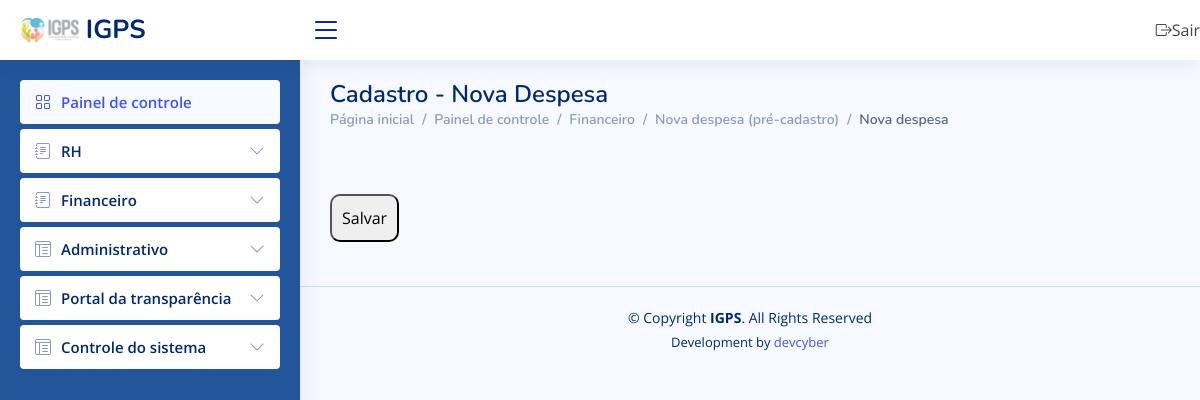
Page /ver_despesa/16/ (signed in) on the earlier database version.
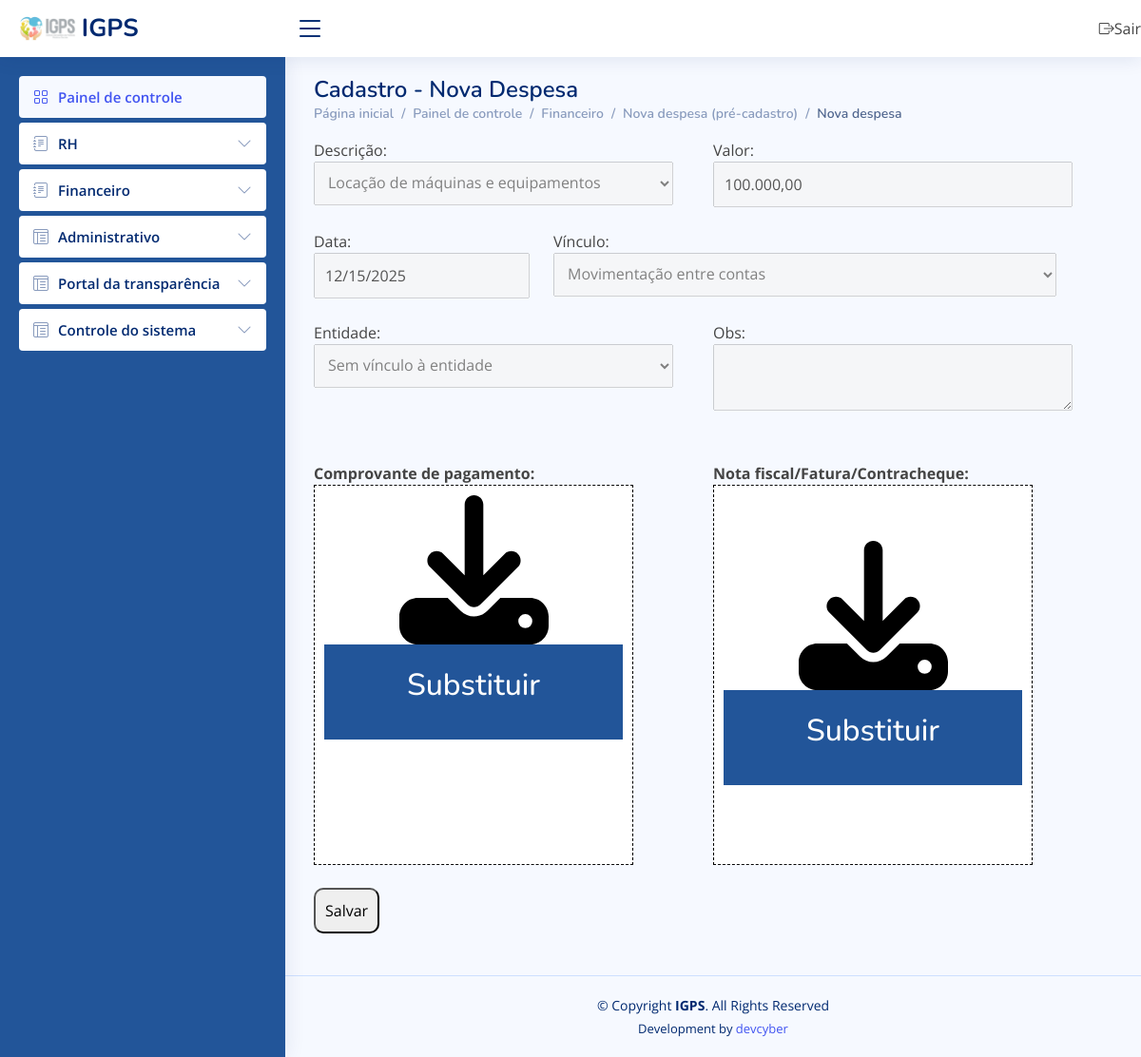
Same page on the later database version.
### corpo/models.py (models this page shows)
class ContasPagar(models.Model):
    valor = models.CharField(max_length=200)
    vinculo = models.CharField(max_length=200)#Colaborador, Fornecedor, Movimentacao entre contas
    nome_vinculo = models.CharField(max_length=200, null=True)
    data = models.CharField(max_length=200)
    usuario_cadastro = models.CharField(max_length=200, null=True)
    obs = models.CharField(max_length=5000, null=True)
    descricao = models.CharField(max_length=200)
    status = models.CharField(max_length=200)
    long = models.CharField(max_length=200)
    lat = models.CharField(max_length=200)
    entidade = models.CharField(max_length=200)
    centrodecusto = models.CharField(max_length=200, null=True)
    contrato = models.CharField(max_length=200, null=True)
    fonte = models.CharField(max_length=200, null=True)
    conta_bancaria = models.CharField(max_length=200, null=True)
    autorizacao = models.CharField(max_length=200, null=True)
    comprovante_pagamento = models.FileField(null=True)
    nota_fatura = models.FileField(null=True)#Nota fiscal, Fatura, Contracheque

### corpo/views.py (the view)
# urls.py: url(r'ver_despesa/(?P<cod>[0-9]+)/', views.ver_despesa, name="ver_despesa"),
@login_required
def ver_despesa(request, cod):
    msg = ''
    if request.method == 'POST':
        comprovante_pagamento = request.FILES['comprovante_pagamento']
        nota_fatura = request.FILES['nota_fatura']
        if comprovante_pagamento != None and comprovante_pagamento != '':
            for c in ContasPagar.objects.filter(id=cod):
                c.comprovante_pagamento = comprovante_pagamento
                c.save()
        if nota_fatura != None and nota_fatura != '':
            for c in ContasPagar.objects.filter(id=cod):
                c.nota_fatura = nota_fatura
                c.save()
        msg = 'Salvo!'
        localizar_ip = LocationService()
        resultado = localizar_ip.get_location(str(request.META.get('REMOTE_ADDR')))
        Logs(usuario=request.user.username, data_hora=datetime.now(), dados_post=request.POST.items(), dados_pc_acesso=request.META.get('HTTP_USER_AGENT', ''), ip=request.META.get('REMOTE_ADDR'), tipo_acesso=request.method, pagina=request.path, endereco=resultado).save()
    else:
        localizar_ip = LocationService()
        resultado = localizar_ip.get_location(str(request.META.get('REMOTE_ADDR')))
        Logs(usuario=request.user, data_hora=datetime.now(), dados_post='', dados_pc_acesso=request.META.get('HTTP_USER_AGENT', ''), ip=request.META.get('REMOTE_ADDR'), tipo_acesso=request.method, pagina=request.path, endereco=resultado).save()
    return render(request, 'ver_despesa.html', {'permissao': request.user.last_name,
    'cadastro': ContasPagar.objects.filter(id=cod), 'msg': msg})

### corpo/ip_to_endereco.py (called while the page is built)
    def get_location(self, ip_address):
        try:
            response = self.reader.city(ip_address)
            return str(response.city.name) + ', ' + str(response.subdivisions.most_specific.name) + ' - ' + str(response.country.name)
        except geoip2.errors.AddressNotFoundError:
            return "rastreamento sem exito"

### corpo/templates/ver_despesa.html (shortened to what this page needs)
{% extends 'painel.html' %}
{% block link %}
      <h1>Cadastro - Nova Despesa</h1>
      <nav>
        <ol class="breadcrumb">
          <li class="breadcrumb-item"><a href="https://igps.net.br/painel/">Página inicial</a></li>
          <li class="breadcrumb-item"><a href="https://igps.net.br/painel/">Painel de controle</a></li>
          <li class="breadcrumb-item"><a href="#">Financeiro</a></li>
          <li class="breadcrumb-item"><a href="#">Nova despesa (pré-cadastro)</a></li>
          <li class="breadcrumb-item active">Nova despesa</li>
        </ol>
      </nav>
      {% endblock %}
{% block content %}
<form method="POST" enctype="multipart/form-data">{% csrf_token %}
    {% for p in cadastro %}
    <div style="float: left; width: 100%">
        <div style="float: left; width: 50%;">
            Descrição: <br>
            <select name="descricao" disabled>
                {% if p.descricao == 'Locação de máquinas e equipamentos' %}
                <option value="Locação de máquinas e equipamentos" selected>Locação de máquinas e equipamentos</option>
                {% else %}
                <option value="Locação de máquinas e equipamentos">Locação de máquinas e equipamentos</option>
                {% endif %}
            </select>
            <br><br>
        </div>
        <div style="float: left; width: 50%;">
            Valor: <br>
            <input type="text" name="valor" disabled required="required" value="{{ p.valor }}" id="valor" placeholder="R$ 1.000.000,00">
            <br><br>
        </div>
    </div>
    <div style="float: left; width: 100%">
        <div style="float: left; width: 30%;">
            Data: <br>
            <input type="date" required="required" disabled value="{{ p.data }}" name="data">
            <br><br>
        </div>
        <div style="float: left; width: 70%;">
            Vínculo: <br>
            <select name="vinculo" disabled id="">
                <option value="Movimentação entre contas">Movimentação entre contas</option>
            </select>
            <br><br>
        </div>
    </div>
    <div style="float: left; width: 100%">
        <div style="float: left; width: 50%;">
            Entidade: <br>
            <select disabled name="entidade" id="">
                <option value="Sem vinculo a entidade">Sem vínculo à entidade</option>
            </select>
            <br><br>
        </div>
        <div style="float: left; width: 50%;">
            Obs: <br>
            <textarea disabled name="obs">{{ p.obs }}</textarea>
            <br><br>
        </div>
    </div>
    <div style="float: left; width: 100%">
        <div style="float: left; width: 50%;">
            <br>
            <b>Comprovante de pagamento:</b> <br>
            <label for="anexo_comprovante_pagamento" id="campo-comprovante_pagamento" style="border: 1px dashed black; background-color: white; width: 80%; height: 400px; text-align: center; margin: 0 auto">
                <div style="width: 100%; height: 100px; background-color: #259; color: white"><br><h2>Substituir</h2></div>
            </label>
        </div>
        <div style="float: left; width: 50%;">
            <br>
            <b>Nota fiscal/Fatura/Contracheque:</b> <br>
            <label for="anexo_nota_fatura" id="campo-nota_fatura" style="border: 1px dashed black; background-color: white; width: 80%; height: 400px; text-align: center; margin: 0 auto">
                <br><br>
                <div style="width: 100%; height: 100px; background-color: #259; color: white"><br><h2>Substituir</h2></div>
            </label>
            <br><br>
        </div>
    </div>
    {% endfor %}
        <br><br>
    <button style="padding: 10px; border-radius: 10px;" id="botao"> Salvar</button>
    <br><br>
</form>
{% endblock %}

Differences in the rows shown:
added ContasPagar: descricao "Locação de máquinas e equipamentos", valor "100.000,00", data "12/15/2025"
